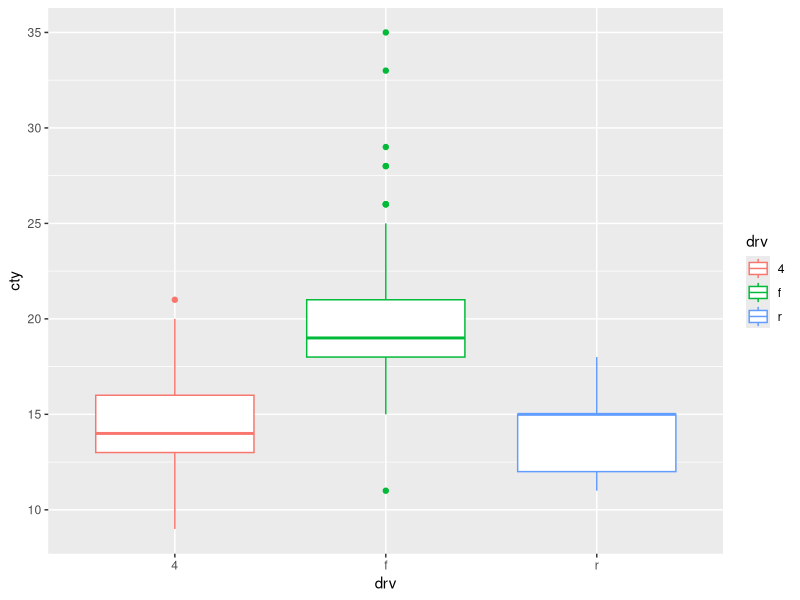

Write R code to recreate this figure.
## ---- chunk 1
knitr::opts_chunk$set(echo = TRUE)
## ---- chunk 2
library(ggplot2)
str(mpg)
## ---- chunk 3
qplot(drv,cty, data = mpg,geom = 'boxplot',color=drv)
